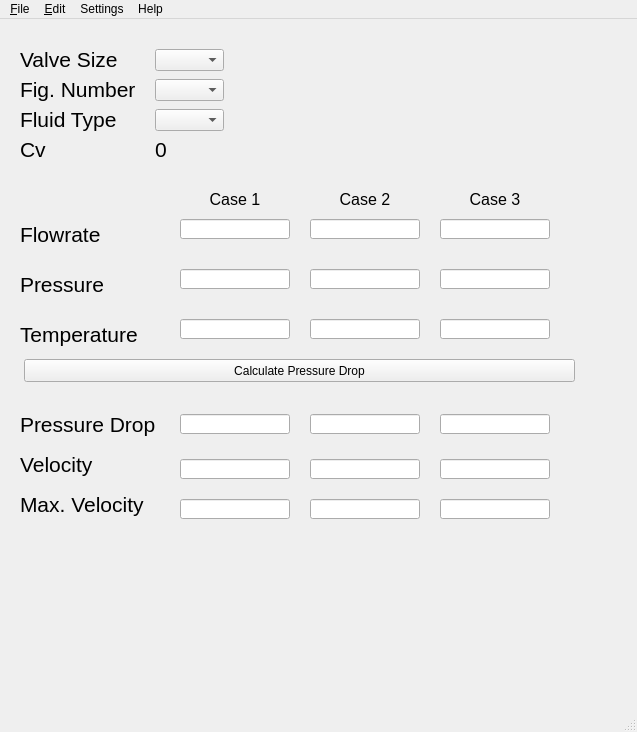
<?xml version="1.0" encoding="UTF-8"?>
<ui version="4.0">
 <author>Stefan Soder</author>
 <class>MainWindow</class>
 <widget class="QMainWindow" name="MainWindow">
  <property name="geometry">
   <rect>
    <x>0</x>
    <y>0</y>
    <width>637</width>
    <height>732</height>
   </rect>
  </property>
  <property name="windowTitle">
   <string>MainWindow</string>
  </property>
  <widget class="QWidget" name="centralwidget">
   <widget class="QComboBox" name="valveSizeSelect">
    <property name="geometry">
     <rect>
      <x>155</x>
      <y>30</y>
      <width>69</width>
      <height>22</height>
     </rect>
    </property>
   </widget>
   <widget class="QLabel" name="valveSizeLabel">
    <property name="geometry">
     <rect>
      <x>20</x>
      <y>25</y>
      <width>120</width>
      <height>30</height>
     </rect>
    </property>
    <property name="font">
     <font>
      <family>SansSerif</family>
      <pointsize>16</pointsize>
     </font>
    </property>
    <property name="text">
     <string>Valve Size</string>
    </property>
    <property name="buddy">
     <cstring>valveSizeSelect</cstring>
    </property>
   </widget>
   <widget class="QLabel" name="label_3">
    <property name="geometry">
     <rect>
      <x>20</x>
      <y>55</y>
      <width>120</width>
      <height>30</height>
     </rect>
    </property>
    <property name="font">
     <font>
      <family>SansSerif</family>
      <pointsize>16</pointsize>
     </font>
    </property>
    <property name="text">
     <string>Fig. Number</string>
    </property>
    <property name="buddy">
     <cstring>comboBox_4</cstring>
    </property>
   </widget>
   <widget class="QLabel" name="label_4">
    <property name="geometry">
     <rect>
      <x>20</x>
      <y>85</y>
      <width>120</width>
      <height>30</height>
     </rect>
    </property>
    <property name="font">
     <font>
      <family>SansSerif</family>
      <pointsize>16</pointsize>
     </font>
    </property>
    <property name="text">
     <string>Fluid Type</string>
    </property>
    <property name="buddy">
     <cstring>comboBox_5</cstring>
    </property>
   </widget>
   <widget class="QComboBox" name="comboBox_4">
    <property name="geometry">
     <rect>
      <x>155</x>
      <y>60</y>
      <width>69</width>
      <height>22</height>
     </rect>
    </property>
   </widget>
   <widget class="QComboBox" name="comboBox_5">
    <property name="geometry">
     <rect>
      <x>155</x>
      <y>90</y>
      <width>69</width>
      <height>22</height>
     </rect>
    </property>
   </widget>
   <widget class="QLabel" name="label_2">
    <property name="geometry">
     <rect>
      <x>180</x>
      <y>170</y>
      <width>110</width>
      <height>20</height>
     </rect>
    </property>
    <property name="font">
     <font>
      <family>SansSerif</family>
      <pointsize>12</pointsize>
     </font>
    </property>
    <property name="text">
     <string>Case 1</string>
    </property>
    <property name="alignment">
     <set>Qt::AlignCenter</set>
    </property>
   </widget>
   <widget class="QLabel" name="label_5">
    <property name="geometry">
     <rect>
      <x>310</x>
      <y>170</y>
      <width>110</width>
      <height>20</height>
     </rect>
    </property>
    <property name="font">
     <font>
      <family>SansSerif</family>
      <pointsize>12</pointsize>
     </font>
    </property>
    <property name="text">
     <string>Case 2</string>
    </property>
    <property name="alignment">
     <set>Qt::AlignCenter</set>
    </property>
   </widget>
   <widget class="QLabel" name="label_6">
    <property name="geometry">
     <rect>
      <x>440</x>
      <y>170</y>
      <width>110</width>
      <height>20</height>
     </rect>
    </property>
    <property name="font">
     <font>
      <family>SansSerif</family>
      <pointsize>12</pointsize>
     </font>
    </property>
    <property name="text">
     <string>Case 3</string>
    </property>
    <property name="alignment">
     <set>Qt::AlignCenter</set>
    </property>
   </widget>
   <widget class="QLabel" name="label">
    <property name="geometry">
     <rect>
      <x>20</x>
      <y>200</y>
      <width>110</width>
      <height>30</height>
     </rect>
    </property>
    <property name="font">
     <font>
      <family>SansSerif</family>
      <pointsize>16</pointsize>
     </font>
    </property>
    <property name="text">
     <string>Flowrate</string>
    </property>
   </widget>
   <widget class="QLabel" name="label_7">
    <property name="geometry">
     <rect>
      <x>20</x>
      <y>250</y>
      <width>110</width>
      <height>30</height>
     </rect>
    </property>
    <property name="font">
     <font>
      <family>SansSerif</family>
      <pointsize>16</pointsize>
     </font>
    </property>
    <property name="text">
     <string>Pressure</string>
    </property>
   </widget>
   <widget class="QLabel" name="label_8">
    <property name="geometry">
     <rect>
      <x>20</x>
      <y>300</y>
      <width>131</width>
      <height>30</height>
     </rect>
    </property>
    <property name="font">
     <font>
      <family>SansSerif</family>
      <pointsize>16</pointsize>
     </font>
    </property>
    <property name="text">
     <string>Temperature</string>
    </property>
   </widget>
   <widget class="QLabel" name="label_9">
    <property name="geometry">
     <rect>
      <x>20</x>
      <y>390</y>
      <width>150</width>
      <height>30</height>
     </rect>
    </property>
    <property name="font">
     <font>
      <family>SansSerif</family>
      <pointsize>16</pointsize>
     </font>
    </property>
    <property name="text">
     <string>Pressure Drop</string>
    </property>
   </widget>
   <widget class="QLabel" name="label_10">
    <property name="geometry">
     <rect>
      <x>20</x>
      <y>430</y>
      <width>131</width>
      <height>30</height>
     </rect>
    </property>
    <property name="font">
     <font>
      <family>SansSerif</family>
      <pointsize>16</pointsize>
     </font>
    </property>
    <property name="text">
     <string>Velocity</string>
    </property>
   </widget>
   <widget class="QLabel" name="label_11">
    <property name="geometry">
     <rect>
      <x>20</x>
      <y>470</y>
      <width>131</width>
      <height>30</height>
     </rect>
    </property>
    <property name="font">
     <font>
      <family>SansSerif</family>
      <pointsize>16</pointsize>
     </font>
    </property>
    <property name="text">
     <string>Max. Velocity</string>
    </property>
   </widget>
   <widget class="QPushButton" name="pushButton">
    <property name="geometry">
     <rect>
      <x>24</x>
      <y>340</y>
      <width>551</width>
      <height>23</height>
     </rect>
    </property>
    <property name="text">
     <string>Calculate Pressure Drop</string>
    </property>
   </widget>
   <widget class="QLabel" name="label_12">
    <property name="geometry">
     <rect>
      <x>20</x>
      <y>115</y>
      <width>120</width>
      <height>30</height>
     </rect>
    </property>
    <property name="font">
     <font>
      <family>SansSerif</family>
      <pointsize>16</pointsize>
     </font>
    </property>
    <property name="text">
     <string>Cv</string>
    </property>
    <property name="buddy">
     <cstring>comboBox_5</cstring>
    </property>
   </widget>
   <widget class="QLabel" name="label_13">
    <property name="geometry">
     <rect>
      <x>155</x>
      <y>115</y>
      <width>120</width>
      <height>30</height>
     </rect>
    </property>
    <property name="font">
     <font>
      <family>SansSerif</family>
      <pointsize>16</pointsize>
     </font>
    </property>
    <property name="text">
     <string>0</string>
    </property>
    <property name="buddy">
     <cstring>comboBox_5</cstring>
    </property>
   </widget>
   <widget class="QLineEdit" name="lineEdit">
    <property name="geometry">
     <rect>
      <x>180</x>
      <y>200</y>
      <width>110</width>
      <height>20</height>
     </rect>
    </property>
   </widget>
   <widget class="QLineEdit" name="lineEdit_2">
    <property name="geometry">
     <rect>
      <x>310</x>
      <y>200</y>
      <width>110</width>
      <height>20</height>
     </rect>
    </property>
   </widget>
   <widget class="QLineEdit" name="lineEdit_5">
    <property name="geometry">
     <rect>
      <x>440</x>
      <y>200</y>
      <width>110</width>
      <height>20</height>
     </rect>
    </property>
   </widget>
   <widget class="QLineEdit" name="lineEdit_6">
    <property name="geometry">
     <rect>
      <x>180</x>
      <y>250</y>
      <width>110</width>
      <height>20</height>
     </rect>
    </property>
   </widget>
   <widget class="QLineEdit" name="lineEdit_7">
    <property name="geometry">
     <rect>
      <x>310</x>
      <y>250</y>
      <width>110</width>
      <height>20</height>
     </rect>
    </property>
   </widget>
   <widget class="QLineEdit" name="lineEdit_8">
    <property name="geometry">
     <rect>
      <x>440</x>
      <y>250</y>
      <width>110</width>
      <height>20</height>
     </rect>
    </property>
   </widget>
   <widget class="QLineEdit" name="lineEdit_9">
    <property name="geometry">
     <rect>
      <x>180</x>
      <y>300</y>
      <width>110</width>
      <height>20</height>
     </rect>
    </property>
   </widget>
   <widget class="QLineEdit" name="lineEdit_10">
    <property name="geometry">
     <rect>
      <x>440</x>
      <y>300</y>
      <width>110</width>
      <height>20</height>
     </rect>
    </property>
   </widget>
   <widget class="QLineEdit" name="lineEdit_11">
    <property name="geometry">
     <rect>
      <x>310</x>
      <y>300</y>
      <width>110</width>
      <height>20</height>
     </rect>
    </property>
   </widget>
   <widget class="QLineEdit" name="lineEdit_12">
    <property name="geometry">
     <rect>
      <x>310</x>
      <y>480</y>
      <width>110</width>
      <height>20</height>
     </rect>
    </property>
   </widget>
   <widget class="QLineEdit" name="lineEdit_13">
    <property name="geometry">
     <rect>
      <x>180</x>
      <y>395</y>
      <width>110</width>
      <height>20</height>
     </rect>
    </property>
   </widget>
   <widget class="QLineEdit" name="lineEdit_14">
    <property name="geometry">
     <rect>
      <x>310</x>
      <y>395</y>
      <width>110</width>
      <height>20</height>
     </rect>
    </property>
   </widget>
   <widget class="QLineEdit" name="lineEdit_16">
    <property name="geometry">
     <rect>
      <x>440</x>
      <y>395</y>
      <width>110</width>
      <height>20</height>
     </rect>
    </property>
   </widget>
   <widget class="QLineEdit" name="lineEdit_17">
    <property name="geometry">
     <rect>
      <x>180</x>
      <y>440</y>
      <width>110</width>
      <height>20</height>
     </rect>
    </property>
   </widget>
   <widget class="QLineEdit" name="lineEdit_18">
    <property name="geometry">
     <rect>
      <x>310</x>
      <y>440</y>
      <width>110</width>
      <height>20</height>
     </rect>
    </property>
   </widget>
   <widget class="QLineEdit" name="lineEdit_19">
    <property name="geometry">
     <rect>
      <x>440</x>
      <y>480</y>
      <width>110</width>
      <height>20</height>
     </rect>
    </property>
   </widget>
   <widget class="QLineEdit" name="lineEdit_21">
    <property name="geometry">
     <rect>
      <x>440</x>
      <y>440</y>
      <width>110</width>
      <height>20</height>
     </rect>
    </property>
   </widget>
   <widget class="QLineEdit" name="lineEdit_22">
    <property name="geometry">
     <rect>
      <x>180</x>
      <y>480</y>
      <width>110</width>
      <height>20</height>
     </rect>
    </property>
   </widget>
  </widget>
  <widget class="QMenuBar" name="menubar">
   <property name="geometry">
    <rect>
     <x>0</x>
     <y>0</y>
     <width>637</width>
     <height>21</height>
    </rect>
   </property>
   <widget class="QMenu" name="menu_File">
    <property name="title">
     <string>&amp;File</string>
    </property>
    <addaction name="action_Quit"/>
   </widget>
   <widget class="QMenu" name="menu_Edit">
    <property name="title">
     <string>&amp;Edit</string>
    </property>
   </widget>
   <widget class="QMenu" name="menuSettings">
    <property name="title">
     <string>Settings</string>
    </property>
   </widget>
   <widget class="QMenu" name="menuHelp">
    <property name="title">
     <string>Help</string>
    </property>
   </widget>
   <addaction name="menu_File"/>
   <addaction name="menu_Edit"/>
   <addaction name="menuSettings"/>
   <addaction name="menuHelp"/>
  </widget>
  <widget class="QStatusBar" name="statusbar"/>
  <action name="action_Quit">
   <property name="text">
    <string>&amp;Quit</string>
   </property>
  </action>
 </widget>
 <resources/>
 <connections/>
</ui>
